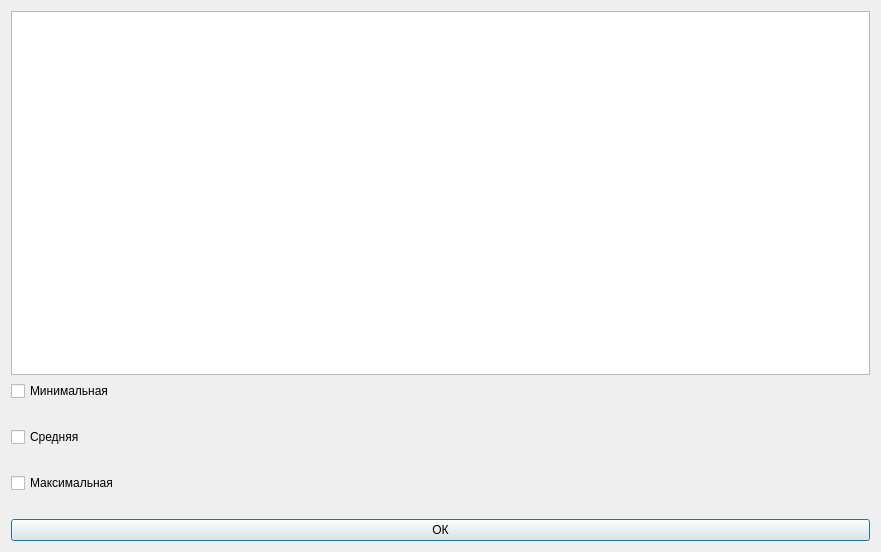
<?xml version="1.0" encoding="UTF-8"?>
<ui version="4.0">
 <class>collect_losses_dialog</class>
 <widget class="QDialog" name="collect_losses_dialog">
  <property name="geometry">
   <rect>
    <x>0</x>
    <y>0</y>
    <width>881</width>
    <height>552</height>
   </rect>
  </property>
  <property name="windowTitle">
   <string>Dialog</string>
  </property>
  <layout class="QGridLayout" name="gridLayout">
   <item row="1" column="0">
    <widget class="QCheckBox" name="checkBox_min">
     <property name="text">
      <string>Минимальная</string>
     </property>
    </widget>
   </item>
   <item row="3" column="0">
    <widget class="QCheckBox" name="checkBox_mean">
     <property name="text">
      <string>Средняя</string>
     </property>
    </widget>
   </item>
   <item row="7" column="0">
    <widget class="QPushButton" name="pushButton_loading_losses_ok">
     <property name="text">
      <string>ОК</string>
     </property>
    </widget>
   </item>
   <item row="5" column="0">
    <widget class="QCheckBox" name="checkBox_max">
     <property name="text">
      <string>Максимальная</string>
     </property>
    </widget>
   </item>
   <item row="0" column="0">
    <widget class="QTextBrowser" name="textBrowser_loading_losses"/>
   </item>
   <item row="4" column="0">
    <spacer name="horizontalSpacer_2">
     <property name="orientation">
      <enum>Qt::Horizontal</enum>
     </property>
     <property name="sizeHint" stdset="0">
      <size>
       <width>40</width>
       <height>20</height>
      </size>
     </property>
    </spacer>
   </item>
   <item row="2" column="0">
    <spacer name="horizontalSpacer">
     <property name="orientation">
      <enum>Qt::Horizontal</enum>
     </property>
     <property name="sizeHint" stdset="0">
      <size>
       <width>40</width>
       <height>20</height>
      </size>
     </property>
    </spacer>
   </item>
   <item row="6" column="0">
    <spacer name="horizontalSpacer_3">
     <property name="orientation">
      <enum>Qt::Horizontal</enum>
     </property>
     <property name="sizeHint" stdset="0">
      <size>
       <width>40</width>
       <height>20</height>
      </size>
     </property>
    </spacer>
   </item>
  </layout>
 </widget>
 <resources/>
 <connections/>
</ui>
